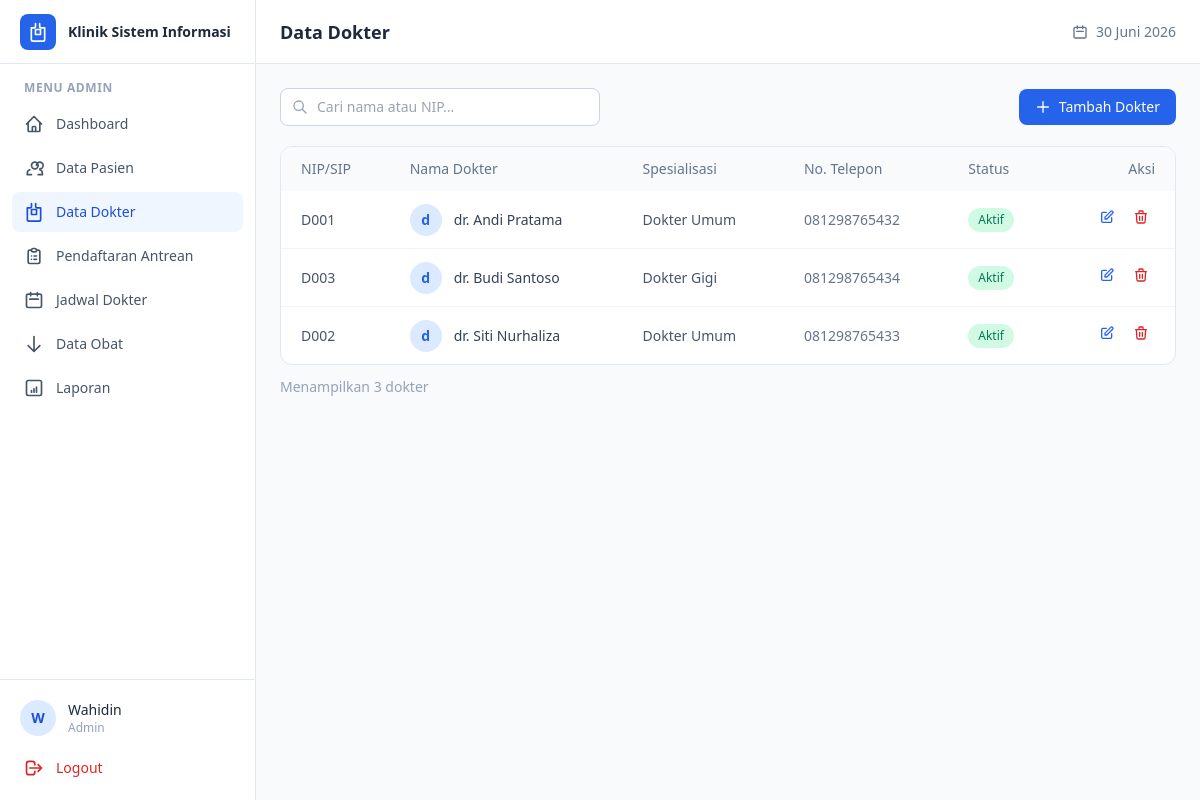
The page /admin/data_dokter/index.php (signed in) on the database its author committed.
### tables this page shows
CREATE TABLE dokter (
    id_dokter      INT AUTO_INCREMENT PRIMARY KEY,
    nip_dokter     VARCHAR(30)  NULL UNIQUE,
    nama_dokter    VARCHAR(100) NOT NULL,
    spesialisasi   VARCHAR(100) DEFAULT 'Dokter Umum',
    no_telepon     VARCHAR(20)  NULL,
    email          VARCHAR(100) NULL,
    foto           VARCHAR(255) NULL,
    status_aktif   ENUM('aktif','nonaktif') DEFAULT 'aktif',
    created_at     DATETIME DEFAULT CURRENT_TIMESTAMP
);

### includes/functions.php (called while the page is built, shortened)
<?php
function clean($data) {
    return htmlspecialchars(trim($data), ENT_QUOTES, 'UTF-8');
}

### admin/data_dokter/index.php (the view, shortened to what this page needs)
<?php
require_once __DIR__ . '/../../includes/functions.php';
$cari = trim($_GET['cari'] ?? '');
if ($cari !== '') {
    $stmt = $koneksi->prepare("
        SELECT * FROM dokter
        WHERE nama_dokter LIKE ? OR nip_dokter LIKE ?
        ORDER BY nama_dokter ASC
    ");
    $keyword = "%$cari%";
    $stmt->execute([$keyword, $keyword]);
} else {
    $stmt = $koneksi->query("SELECT * FROM dokter ORDER BY nama_dokter ASC");
}
$daftar_dokter = $stmt->fetchAll();
require_once __DIR__ . '/../../includes/header.php';
?>
<div class="flex flex-col sm:flex-row sm:items-center sm:justify-between gap-3 mb-5">
    <form method="GET" class="relative w-full sm:max-w-xs">
        <span class="absolute inset-y-0 left-0 flex items-center pl-3 text-slate-400">
            <svg class="h-4 w-4" fill="none" viewBox="0 0 24 24" stroke="currentColor"><path stroke-linecap="round" stroke-linejoin="round" stroke-width="2" d="M21 21l-6-6m2-5a7 7 0 11-14 0 7 7 0 0114 0z" /></svg>
        </span>
        <input
            type="text"
            name="cari"
            value="<?= clean($cari) ?>"
            placeholder="Cari nama atau NIP..."
            class="w-full pl-9 pr-4 py-2 border border-slate-300 rounded-lg text-sm focus:ring-2 focus:ring-blue-500 focus:border-blue-500 outline-none"
        >
    </form>
    <a href="tambah.php" class="inline-flex items-center justify-center gap-2 bg-blue-600 hover:bg-blue-700 text-white text-sm font-medium px-4 py-2 rounded-lg transition flex-shrink-0">
        <svg class="h-4 w-4" fill="none" viewBox="0 0 24 24" stroke="currentColor"><path stroke-linecap="round" stroke-linejoin="round" stroke-width="2" d="M12 4v16m8-8H4" /></svg>
        Tambah Dokter
    </a>
</div>
<div class="bg-white rounded-xl border border-slate-200 overflow-hidden">
    <div class="overflow-x-auto">
        <table class="w-full text-sm">
            <thead class="bg-slate-50 text-slate-500">
                <tr>
                    <th class="text-left font-medium px-5 py-3">NIP/SIP</th>
                    <th class="text-left font-medium px-5 py-3">Nama Dokter</th>
                    <th class="text-left font-medium px-5 py-3">Spesialisasi</th>
                    <th class="text-left font-medium px-5 py-3">No. Telepon</th>
                    <th class="text-left font-medium px-5 py-3">Status</th>
                    <th class="text-right font-medium px-5 py-3">Aksi</th>
                </tr>
            </thead>
            <tbody class="divide-y divide-slate-100">
                <?php if (empty($daftar_dokter)): ?>
                    <tr>
                        <td colspan="6" class="text-center text-slate-400 py-8">
                            <?= $cari !== '' ? 'Tidak ada dokter yang cocok dengan pencarian "' . clean($cari) . '"' : 'Belum ada data dokter' ?>
                        </td>
                    </tr>
                <?php else: ?>
                    <?php foreach ($daftar_dokter as $dokter): ?>
                        <tr class="hover:bg-slate-50">
                            <td class="px-5 py-3 text-slate-600"><?= clean($dokter['nip_dokter'] ?? '-') ?></td>
                            <td class="px-5 py-3 font-medium text-slate-700">
                                <div class="flex items-center gap-3">
                                    <div class="h-8 w-8 rounded-full bg-blue-100 text-blue-600 flex items-center justify-center font-bold">
                                        <?= substr(clean($dokter['nama_dokter']), 0, 1) ?>
                                    </div>
                                    <?= clean($dokter['nama_dokter']) ?>
                                </div>
                            </td>
                            <td class="px-5 py-3 text-slate-600"><?= clean($dokter['spesialisasi']) ?></td>
                            <td class="px-5 py-3 text-slate-500"><?= clean($dokter['no_telepon'] ?? '-') ?></td>
                            <td class="px-5 py-3">
                                <?php if ($dokter['status_aktif'] === 'aktif'): ?>
                                    <span class="inline-block px-2.5 py-1 rounded-full text-xs font-medium bg-emerald-100 text-emerald-700">Aktif</span>
                                <?php else: ?>
                                    <span class="inline-block px-2.5 py-1 rounded-full text-xs font-medium bg-red-100 text-red-700">Nonaktif</span>
                                <?php endif; ?>
                            </td>
                            <td class="px-5 py-3 text-right">
                                <div class="inline-flex items-center gap-1.5">
                                    <a href="edit.php?id=<?= $dokter['id_dokter'] ?>" title="Edit"
                                       class="p-1.5 rounded-lg hover:bg-blue-50 text-blue-600 transition">
                                        <svg class="h-4 w-4" fill="none" viewBox="0 0 24 24" stroke="currentColor"><path stroke-linecap="round" stroke-linejoin="round" stroke-width="2" d="M11 5H6a2 2 0 00-2 2v11a2 2 0 002 2h11a2 2 0 002-2v-5m-1.414-9.414a2 2 0 112.828 2.828L11.828 15H9v-2.828l8.586-8.586z" /></svg>
                                    </a>
                                    <form action="hapus.php" method="POST" class="inline" onsubmit="return konfirmasiHapus('Hapus data dokter <?= clean($dokter['nama_dokter']) ?>?');">
                                        <button type="submit" title="Hapus" class="p-1.5 rounded-lg hover:bg-red-50 text-red-600 transition">
                                            <svg class="h-4 w-4" fill="none" viewBox="0 0 24 24" stroke="currentColor"><path stroke-linecap="round" stroke-linejoin="round" stroke-width="2" d="M19 7l-.867 12.142A2 2 0 0116.138 21H7.862a2 2 0 01-1.995-1.858L5 7m5 4v6m4-6v6m1-10V4a1 1 0 00-1-1h-4a1 1 0 00-1 1v3M4 7h16" /></svg>
                                        </button>
                                    </form>
                                </div>
                            </td>
                        </tr>
                    <?php endforeach; ?>
                <?php endif; ?>
            </tbody>
        </table>
    </div>
</div>
<p class="text-sm text-slate-400 mt-3">Menampilkan <?= count($daftar_dokter) ?> dokter</p>
<?php require_once __DIR__ . '/../../includes/footer.php'; ?>

### rows shown on the page
dokter: nip_dokter "D001", nama_dokter "d", nama_dokter "dr. Andi Pratama", spesialisasi "Dokter Umum", no_telepon "081298765432", status_aktif "Aktif"
dokter: nip_dokter "D003", nama_dokter "d", nama_dokter "dr. Budi Santoso", spesialisasi "Dokter Gigi", no_telepon "081298765434", status_aktif "Aktif"
dokter: nip_dokter "D002", nama_dokter "d", nama_dokter "dr. Siti Nurhaliza", spesialisasi "Dokter Umum", no_telepon "081298765433", status_aktif "Aktif"

### other values the page prints
substr($nama_user, 0, 1) "W"
$nama_user "Wahidin"
$role "Admin"
$judul_halaman "Data Dokter"
count($daftar_dokter) "3"
